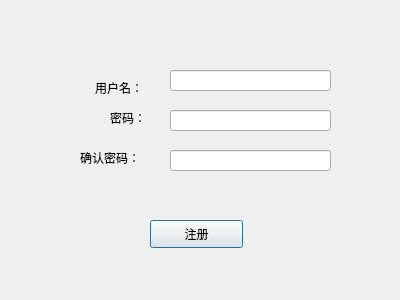
<?xml version="1.0" encoding="UTF-8"?>
<ui version="4.0">
 <class>QSetupDlg</class>
 <widget class="QDialog" name="QSetupDlg">
  <property name="geometry">
   <rect>
    <x>0</x>
    <y>0</y>
    <width>400</width>
    <height>300</height>
   </rect>
  </property>
  <property name="windowTitle">
   <string>Dialog</string>
  </property>
  <widget class="QLabel" name="label">
   <property name="geometry">
    <rect>
     <x>95</x>
     <y>80</y>
     <width>51</width>
     <height>16</height>
    </rect>
   </property>
   <property name="text">
    <string>用户名：</string>
   </property>
  </widget>
  <widget class="QLabel" name="label_2">
   <property name="geometry">
    <rect>
     <x>110</x>
     <y>110</y>
     <width>41</width>
     <height>16</height>
    </rect>
   </property>
   <property name="text">
    <string>密码：</string>
   </property>
  </widget>
  <widget class="QLabel" name="label_3">
   <property name="geometry">
    <rect>
     <x>80</x>
     <y>150</y>
     <width>68</width>
     <height>15</height>
    </rect>
   </property>
   <property name="text">
    <string>确认密码：</string>
   </property>
  </widget>
  <widget class="QLineEdit" name="lineEdit">
   <property name="geometry">
    <rect>
     <x>170</x>
     <y>70</y>
     <width>161</width>
     <height>21</height>
    </rect>
   </property>
  </widget>
  <widget class="QLineEdit" name="lineEdit_2">
   <property name="geometry">
    <rect>
     <x>170</x>
     <y>110</y>
     <width>161</width>
     <height>21</height>
    </rect>
   </property>
  </widget>
  <widget class="QLineEdit" name="lineEdit_3">
   <property name="geometry">
    <rect>
     <x>170</x>
     <y>150</y>
     <width>161</width>
     <height>21</height>
    </rect>
   </property>
  </widget>
  <widget class="QPushButton" name="pushButton">
   <property name="geometry">
    <rect>
     <x>150</x>
     <y>220</y>
     <width>93</width>
     <height>28</height>
    </rect>
   </property>
   <property name="text">
    <string>注册</string>
   </property>
  </widget>
 </widget>
 <resources/>
 <connections/>
</ui>
